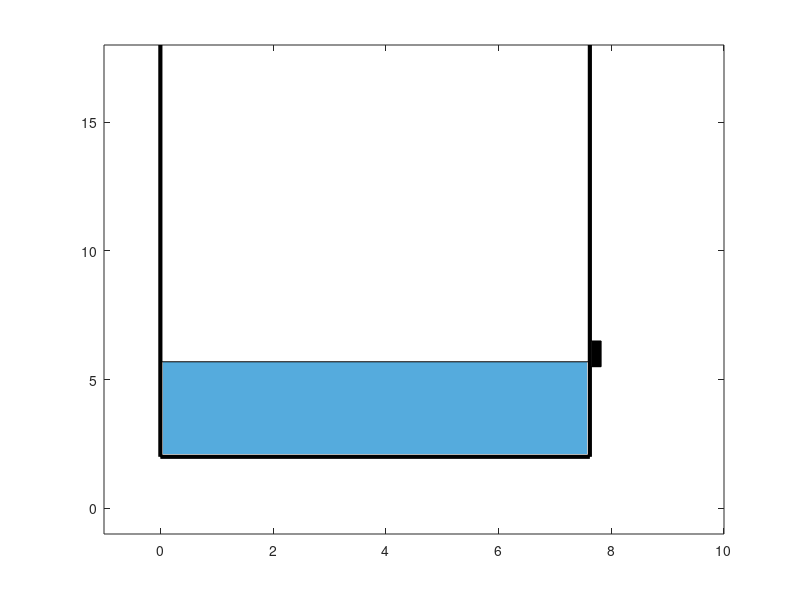

Write MATLAB code to recreate this figure.
clear; close all; clc;
%-----------------------
%Botella

posBx=0;
posBy=2;

Bbase = 7.62;
Baltura = 16;
botellaX = [posBx, posBx, posBx+Bbase,posBx+Bbase];
botellaY = [posBy + Baltura, posBy,posBy, posBy + Baltura];

grafica = plot(botellaX, botellaY);
set(grafica,"linewidth",3,"color","black")
axis([-1,10,-1,18])

aguaH=12;
baseArea = pi*(Bbase/2)^2;
aguaVol = baseArea*aguaH;

agua = rectangle("position",[posBx,posBy,Bbase,aguaH]);
set(agua,"facecolor","cyan")

%---------------------------
%Valvula
valvulaDiam=1;
valvulaLong=0.2;
posValH=3.5;
valvula = rectangle("position",[posBx+Bbase,posBy+posValH ,valvulaLong,valvulaDiam]);
set(valvula,"facecolor","black");

t = zeros(1,100);
ti=0; t(1)=0;
tf=20;
N=80;
dt=(tf-ti)/N;
n = 0;

while aguaH-0.2 > posValH
        delete(agua)
        t(n+1)=ti+dt;
        v_toricelli = sqrt(2*9.81*aguaH);
        G = v_toricelli*dt*valvulaLong;
        aguaVol =aguaVol-G;
        aguaH = aguaVol/baseArea;
        agua = rectangle("position",[posBx,posBy,Bbase,aguaH]);
        set(agua,"facecolor","#55abdd");
        pause(0.04);
        n = n+1;
end